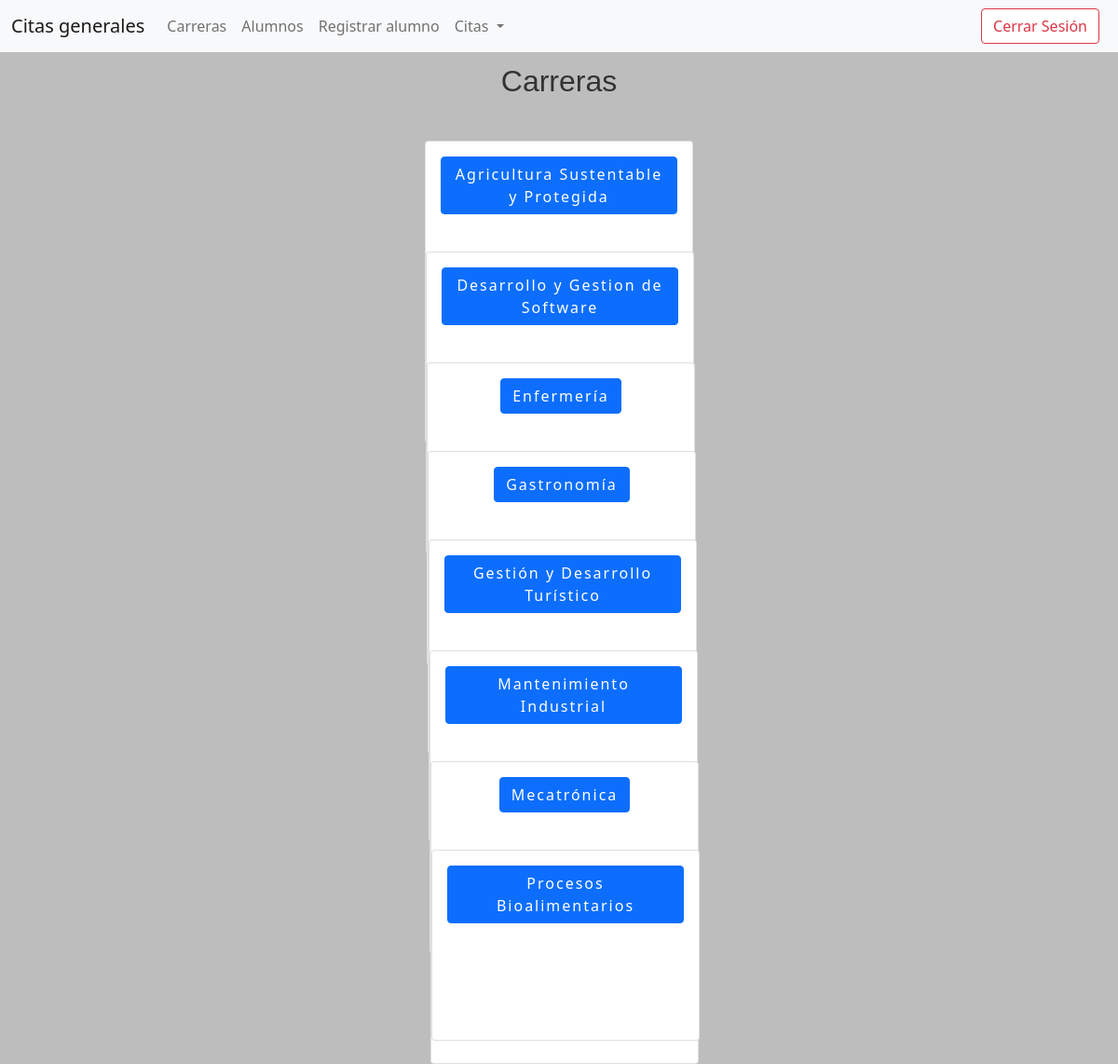
The app's page /pagina/tutorias/lista_carrera.php (signed in) with its own data.
### tables this page shows
CREATE TABLE `carrera` (
  `id` bigint(20) UNSIGNED NOT NULL,
  `nombre_carrera` char(50) NOT NULL,
  `imagen` varchar(900) NOT NULL,
  `created_at` timestamp NULL DEFAULT NULL,
  `updated_at` timestamp NULL DEFAULT NULL
);

### pagina/tutorias/clases/clases.php (called while the page is built, shortened)
<?php
class Carrera{
	function __construct(){
		require_once("conexion.php");
		$this->conexion= new Conexion();
	}
	function mostrar(){
		$consulta="SELECT * FROM carrera ORDER BY nombre_carrera ASC";
		$resultado=$this->conexion->returnConsulta($consulta);
		return $resultado;
	}
}
class Grupo{
	function __construct(){
		require_once("conexion.php");
	}
 }
?>

### pagina/tutorias/clases/conexion.php (called while the page is built, shortened)
<?php
class Conexion extends mysqli{
    function returnConsulta($consulta){
        $datos=$this->query($consulta);
        return $datos;
    }
}
?>

### pagina/tutorias/lista_carrera.php (the view, shortened to what this page needs)
<?php
require_once("clases/clases.php");
$carrera= new Carrera();
$registros=$carrera->mostrar();
?>
<!DOCTYPE html>
<html lang="en">
<head>
    <link rel="stylesheet" href="css/estilo.css">
    <link rel="stylesheet" href="css/bootstrap.css">
</head>
<body>
<nav class="navbar navbar-expand-lg navbar-light bg-light fixed-top">
  <div class="container-fluid">
    <a class="navbar-brand" href="lista_citas.php">Citas generales</a>
    <div class="collapse navbar-collapse" id="navbarSupportedContent">
      <ul class="navbar-nav me-auto mb-2 mb-lg-0">
        <li class="nav-item">
            <a class="nav-link" href="lista_carrera.php">Carreras</a>
        </li>
        <li class="nav-item">
            <a class="nav-link" href="lista_alumno.php">Alumnos</a>
        </li>
        <li class="nav-item">
            <a class="nav-link" href="formulario_alumno.php">Registrar alumno</a>
        </li>
        <li class="nav-item dropdown">
          <a class="nav-link dropdown-toggle" href="#" id="navbarDropdown" role="button" data-bs-toggle="dropdown" aria-expanded="false">
            Citas
          </a>
        </li>
      </ul>
      <form class="d-flex">
        <a href="cerrar_sesion.php" id="logout" class="form-control me-2 btn-outline-danger">Cerrar Sesión</a>
      </form>
    </div>
  </div>
</nav><br><br>
    <div align="center">
        <h2>Carreras</h2>
        <div class="listas">
                    <div class="row mx-auto" style="display: inline-block;">
                        <div class="col-sm-4">
                            <?php
                                while($fila=mysqli_fetch_array($registros)){
                             ?>
                            <div class="card" style="width: 18rem; height: 325px">
                                    <div class="card-body">
                                        <a href="lista_grupo.php?id=<?=$fila['id']?>"><button class="btn btn-primary btn-block"><?=$fila['nombre_carrera'];?></button></a><br><br>
                                    </div>
                                    <?php
                                        }
                                    ?>
                            </div><br>
                        </div>
                    </div>
              <br><br>
        </div>
    </div>
</body>
</html>

### pagina/tutorias/css/estilo.css (style rules this page uses)
html, body, h1, h2, form, label, header { margin: 0; padding: 0; border: 0; font-size: 100%; vertical-align: baseline; }
html, body { padding: 0; margin: 0; background: #bdbdbd; font-family: 'Raleway', sans-serif; }
.btn-block { background: #00b4b4; border-radius: 8px; color: #fff; font-size: 11px; padding: 10px 22px; letter-spacing: 2px; cursor: pointer; }
h2 { font-size: 24px; color: #333; letter-spacing: 1px; font-family: 'Raleway', sans-serif; font-weight: 400; margin: 1em 0em .5em 0em; }
h2, h1 { margin: 0; padding: 20px; font-family: 'Relaway', sans-serif; font-weight: 600; letter-spacing: 0px; }
.listas { display: inline-block; text-align: center; }
#logout { float: right; text-decoration: none; }

### records on screen
carrera: nombre_carrera "Agricultura Sustentable y Protegida"
carrera: nombre_carrera "Desarrollo y Gestion de Software"
carrera: nombre_carrera "Enfermería"
carrera: nombre_carrera "Gastronomía"
carrera: nombre_carrera "Gestión y Desarrollo Turístico"
carrera: nombre_carrera "Mantenimiento Industrial"
carrera: nombre_carrera "Mecatrónica"
carrera: nombre_carrera "Procesos Bioalimentarios"
